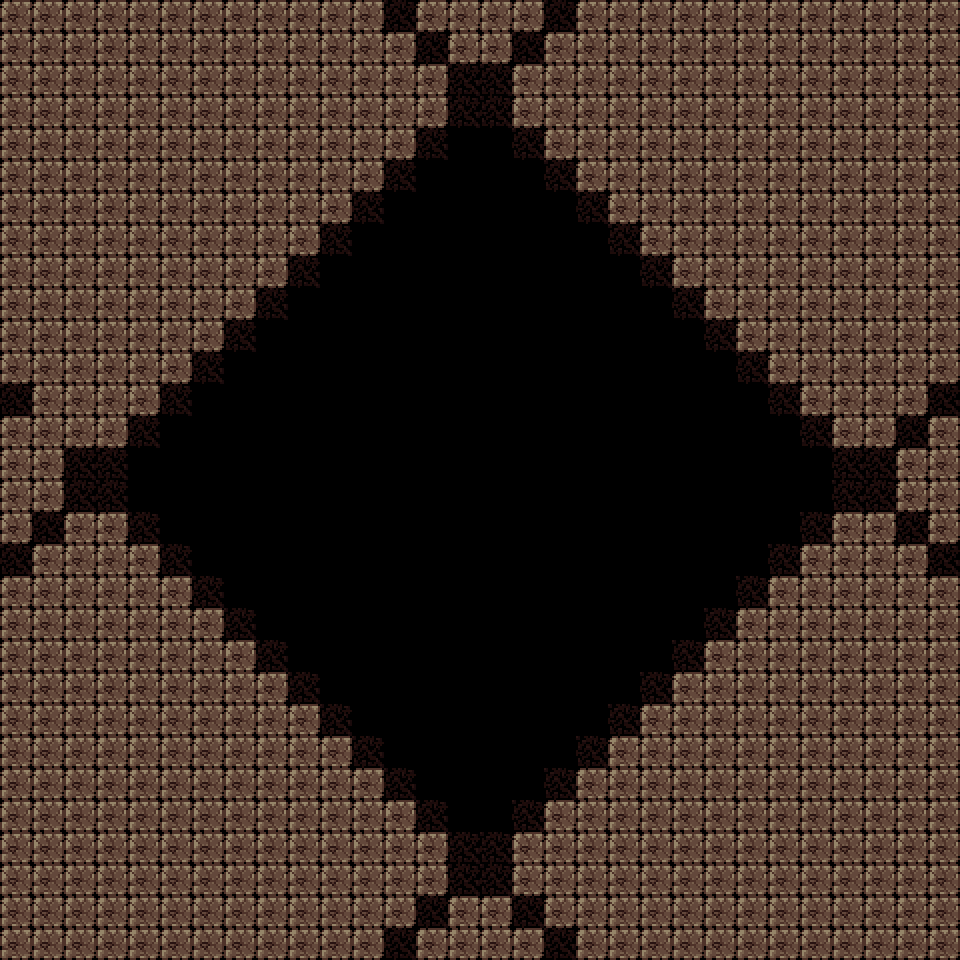

Tiled map render using the project's own tile images. Description and the whole map definition, tile-layer contents included, below:
An orthogonal 30x30 tile map with 32x32 px tiles, 1 tile layer (Tile Layer 1), 2 tilesets and 5 objects.

<map version="1.0" orientation="orthogonal" renderorder="right-down" width="30" height="30" tilewidth="32" tileheight="32" nextobjectid="11">
 <tileset firstgid="1" source="../WorldA/Foreground.tsx" />
 <tileset firstgid="37" source="../WorldA/Objects.tsx" />
 <layer name="Tile Layer 1" width="30" height="30">
  <properties>
   <property name="collidable" type="bool" value="true" />
  </properties>
  <data encoding="csv">
3,3,3,3,3,3,3,3,3,3,3,3,15,3,3,3,3,15,3,3,3,3,3,3,3,3,3,3,3,3,
3,3,3,3,3,3,3,3,3,3,3,3,3,15,3,3,15,3,3,3,3,3,3,3,3,3,3,3,3,3,
3,3,3,3,3,3,3,3,3,3,3,3,3,3,15,15,3,3,3,3,3,3,3,3,3,3,3,3,3,3,
3,3,3,3,3,3,3,3,3,3,3,3,3,3,15,15,3,3,3,3,3,3,3,3,3,3,3,3,3,3,
3,3,3,3,3,3,3,3,3,3,3,3,3,15,0,0,15,3,3,3,3,3,3,3,3,3,3,3,3,3,
3,3,3,3,3,3,3,3,3,3,3,3,15,0,0,0,0,15,3,3,3,3,3,3,3,3,3,3,3,3,
3,3,3,3,3,3,3,3,3,3,3,15,0,0,0,0,0,0,15,3,3,3,3,3,3,3,3,3,3,3,
3,3,3,3,3,3,3,3,3,3,15,0,0,0,0,0,0,0,0,15,3,3,3,3,3,3,3,3,3,3,
3,3,3,3,3,3,3,3,3,15,0,0,0,0,0,0,0,0,0,0,15,3,3,3,3,3,3,3,3,3,
3,3,3,3,3,3,3,3,15,0,0,0,0,0,0,0,0,0,0,0,0,15,3,3,3,3,3,3,3,3,
3,3,3,3,3,3,3,15,0,0,0,0,0,0,0,0,0,0,0,0,0,0,15,3,3,3,3,3,3,3,
3,3,3,3,3,3,15,0,0,0,0,0,0,0,0,0,0,0,0,0,0,0,0,15,3,3,3,3,3,3,
15,3,3,3,3,15,0,0,0,0,0,0,0,0,0,0,0,0,0,0,0,0,0,0,15,3,3,3,3,15,
3,3,3,3,15,0,0,0,0,0,0,0,0,0,0,0,0,0,0,0,0,0,0,0,0,15,3,3,15,3,
3,3,15,15,0,0,0,0,0,0,0,0,0,0,0,0,0,0,0,0,0,0,0,0,0,0,15,15,3,3,
3,3,15,15,0,0,0,0,0,0,0,0,0,0,0,0,0,0,0,0,0,0,0,0,0,0,15,15,3,3,
3,15,3,3,15,0,0,0,0,0,0,0,0,0,0,0,0,0,0,0,0,0,0,0,0,15,3,3,15,3,
15,3,3,3,3,15,0,0,0,0,0,0,0,0,0,0,0,0,0,0,0,0,0,0,15,3,3,3,3,15,
3,3,3,3,3,3,15,0,0,0,0,0,0,0,0,0,0,0,0,0,0,0,0,15,3,3,3,3,3,3,
3,3,3,3,3,3,3,15,0,0,0,0,0,0,0,0,0,0,0,0,0,0,15,3,3,3,3,3,3,3,
3,3,3,3,3,3,3,3,15,0,0,0,0,0,0,0,0,0,0,0,0,15,3,3,3,3,3,3,3,3,
3,3,3,3,3,3,3,3,3,15,0,0,0,0,0,0,0,0,0,0,15,3,3,3,3,3,3,3,3,3,
3,3,3,3,3,3,3,3,3,3,15,0,0,0,0,0,0,0,0,15,3,3,3,3,3,3,3,3,3,3,
3,3,3,3,3,3,3,3,3,3,3,15,0,0,0,0,0,0,15,3,3,3,3,3,3,3,3,3,3,3,
3,3,3,3,3,3,3,3,3,3,3,3,15,0,0,0,0,15,3,3,3,3,3,3,3,3,3,3,3,3,
3,3,3,3,3,3,3,3,3,3,3,3,3,15,0,0,15,3,3,3,3,3,3,3,3,3,3,3,3,3,
3,3,3,3,3,3,3,3,3,3,3,3,3,3,15,15,3,3,3,3,3,3,3,3,3,3,3,3,3,3,
3,3,3,3,3,3,3,3,3,3,3,3,3,3,15,15,3,3,3,3,3,3,3,3,3,3,3,3,3,3,
3,3,3,3,3,3,3,3,3,3,3,3,3,15,3,3,15,3,3,3,3,3,3,3,3,3,3,3,3,3,
3,3,3,3,3,3,3,3,3,3,3,3,15,3,3,3,3,15,3,3,3,3,3,3,3,3,3,3,3,3
</data>
 </layer>
 <objectgroup name="Object Layer 1">
  <object id="6" x="5.68434e-14" y="0">
   <polygon points="0,0 576,0 0,576" />
  </object>
  <object id="7" x="0" y="960" rotation="-810">
   <polygon points="0,0 576,0 0,576" />
  </object>
  <object id="8" x="960" y="960" rotation="-540">
   <polygon points="0,0 576,0 0,576" />
  </object>
  <object id="9" x="960" y="0" rotation="-270">
   <polygon points="0,0 576,0 0,576" />
  </object>
  <object id="10" gid="38" x="480" y="704" width="32" height="32" />
 </objectgroup>
</map>
